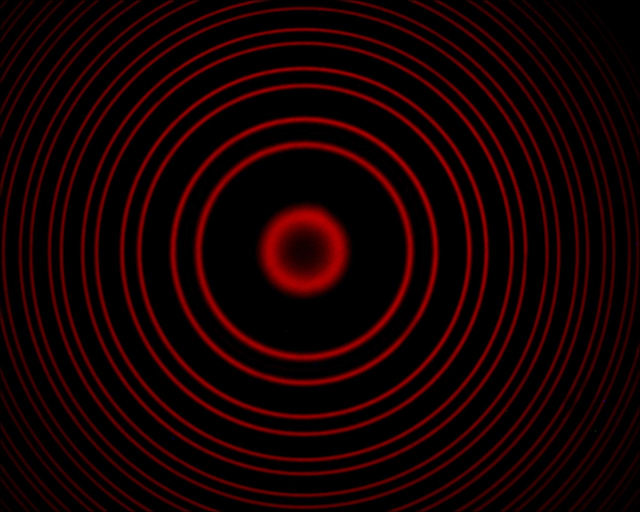
#> input picture Rapport 5/scripts/figs/ZEEMAN4A.jpg, 1280 x 1024 px (shown at 1/2 size)
$ python zeemanread.py   (Python 2 division)
#> lines starting #> are read from the running program, lines starting #| are printed output that depends on the picture; after the words box and inside, x2 and y2 are one past the last pixel; in counts of white or black regions, pixels touching at a corner belong together; long printed decimals are rounded
#> in readZeeman, img is the input picture: shape (1024, 1280, 3); mean R, G, B 22.6, 0.7, 0.9
#!/usr/bin/env python
# -*- coding: utf-8 -*-
'''
Finds diameter of diffraction rings from Zeeman experiment
in the FYS2150 Waveoptics lab
'''

import numpy as np
import matplotlib.pyplot as plt
from matplotlib.image import imread
from scipy import ndimage
# from PIL import Image
# import skimage.morphology as morph
# from skimage import filters


def rgb2gray(rgb):
    '''
    Converts shape=(N,M,rgb) array to (N, M) grayscale array
    '''
    return np.dot(rgb[..., :3], [0.299, 0.587, 0.114]).astype(int)


def gray2binary(gray, limBW=128):
    """Converts grayscale image to binary grayscale of 0 OR 255
    image must be array of shape=(N, M)
    gray: (N, M) array
    limBW: threshhold limit between B/W
    """
#> called with limBW = 21
    bw = np.asarray(gray).copy()
    bw[bw < limBW] = 0      # Black
#> bw: shape (1024, 1280) int64; 38 distinct labels, from 0 to 57
    bw[bw >= limBW] = 255   # White
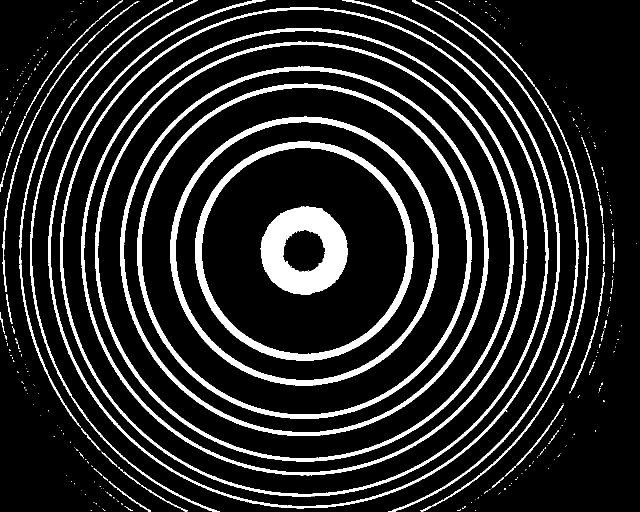
#> bw: shape (1024, 1280) int64 (shown at 1/2 size); 14.1% white; 324 white regions (268 under 20 px), largest, box (x1, y1, x2, y2) and area: (521, 413, 696, 590) 18583, (274, 167, 943, 838) 18393, (240, 133, 977, 872) 18301
    return bw


def readZeeman(filename, lowerThresh, higherThresh, g2bThresh=20, plot=False):
    #import skimage.color
    if isinstance(filename, basestring) is False:
        raise TypeError("Filename arguement not string")
    img = imread(filename)
    bwImg = rgb2gray(img)
    binImg = gray2binary(bwImg, 21)  # 17 works
    binCrop = binImg[475:525, 0:-1]
#> binCrop: shape (50, 1279) int64; 19.1% white; 31 white regions (6 under 20 px), largest, box (x1, y1, x2, y2) and area: (641, 0, 696, 50) 2359, (521, 0, 578, 50) 2315, (390, 0, 405, 50) 690

    plt.imshow(bwImg, cmap=plt.get_cmap('gray'))
    plt.close()
    plt.axhline(0, linestyle="-", color="r")
    plt.imshow(binCrop, cmap=plt.get_cmap('gray'))
    plt.close()

    edge_horizont = ndimage.sobel(binCrop, 0)
    edge_vertical = ndimage.sobel(binCrop, 1)
    magnitude = np.hypot(edge_horizont, edge_vertical)
    outlines = gray2binary(magnitude, g2bThresh)
#> in gray2binary (call 2), `bw[bw >= limBW] = 255`: bw: shape (50, 1279) float64; 8.5% white in thin lines or dots
    plt.imshow(outlines, cmap=plt.get_cmap("gray"))

    outline_indeces = []

    for i in range(len(outlines)):
        # Setting first element to zero to make loop work
        outline_indeces_row = [0]
        for j in range(len(outlines[i])):
            if outlines[i, j] == 0:
                pass
            else:
                if abs(j - outline_indeces_row[-1]) < 4:
                    pass
                else:
                    outline_indeces_row.append(j)
        outline_indeces_row.pop(0)  # remove the zero
        outline_indeces.append(outline_indeces_row)
#> this loop made 50 passes
#> after the loop, outline_indeces = 50 items
    d_outlines = outline_indeces[30]
#> d_outlines = 47 values from 5 to 1226

    plt.plot(d_outlines, np.zeros_like(d_outlines) + 30, "ro")
    plt.title("Chose lower and higher threshhold")
    if plot == True:
        plt.show()
    else:
        plt.close()

    d_outlines = filter(lambda f: f < higherThresh and f >
                        lowerThresh, d_outlines)
#> d_outlines = [273, 282, 339, 351, 389, 402, 521, 567, 647, 695, 813, 826, 865, 876, 933, 942]

    if len(d_outlines) % 2 != 0:
        raise ValueError("outlines not even number, check threshhold")

    d_center = []
    counter = 0
    while counter < len(d_outlines):
        d_center.append((d_outlines[counter] + d_outlines[counter + 1]) / 2.0)
        counter += 2
#> this loop made 8 passes
#> counter on passes 1 to 8: 2, 4, 6, 8, 10, 12, 14, 16
#> after the loop, counter = 16; d_center = [277.5, 345, 395.5, 544, 671, 819.5, 870.5, 937.5]
    plt.imshow(binCrop, cmap=plt.get_cmap("gray"))
    plt.plot(d_center, np.zeros_like(d_center) + 30, "ro")
    plt.yticks([])
    plt.xticks(d_center, rotation=-25)
    plt.close()

    d_3 = d_center[-1] - d_center[0]
#> d_3 = 660
    d_2 = d_center[-2] - d_center[1]
#> d_2 = 525.5
    d_1 = d_center[-3] - d_center[2]
#> d_1 = 424

    return d_1, d_2, d_3


d14, d24, d34 = readZeeman("figs/ZEEMAN4A.jpg", 255, 955)
#> d14 = 424; d24 = 525.5; d34 = 660
d13, d23, d33 = readZeeman("figs/ZEEMAN3A.jpg", 255, 955)
#> call 2 of readZeeman, with filename = 'figs/ZEEMAN3A.jpg', lowerThresh = 255, higherThresh = 955, g2bThresh = 20, plot = False
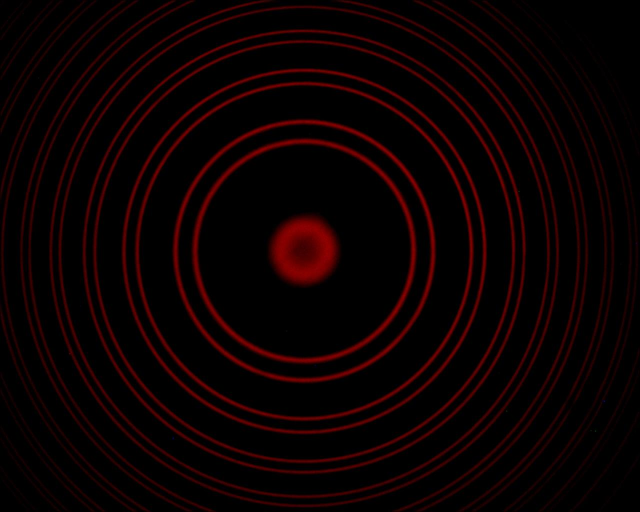
#> input picture Rapport 5/scripts/figs/ZEEMAN3A.jpg, 1280 x 1024 px (shown at 1/2 size)
#> in readZeeman, img is the input picture: shape (1024, 1280, 3); mean R, G, B 12.8, 0.6, 0.8
#> in gray2binary (call 3), `bw[bw < limBW] = 0`: bw: shape (1024, 1280) int64; 28 distinct labels, from 0 to 48
#> in gray2binary (call 3), `bw[bw >= limBW] = 255`: bw: shape (1024, 1280) int64; 6.9% white; 486 white regions (405 under 20 px), largest, box (x1, y1, x2, y2) and area: (544, 436, 673, 567) 12724, (347, 240, 870, 765) 12341, (386, 278, 832, 726) 12329
#> in readZeeman (call 2), `binCrop = binImg[475:525, 0:-1]`: binCrop: shape (50, 1279) int64; 14.9% white; 27 white regions (12 under 20 px), largest, box (x1, y1, x2, y2) and area: (544, 0, 673, 50) 5886, (821, 0, 832, 50) 445, (386, 0, 396, 50) 440
#> in gray2binary (call 4), `bw[bw >= limBW] = 255`: bw: shape (50, 1279) float64; 5.7% white in thin lines or dots, all inside (x1, y1, x2, y2) = (100, 0, 1158, 50)
#> the loop in readZeeman (call 2), `for i in range(len(outlines)):` made 50 passes
#> in readZeeman (call 2), `d_outlines = outline_indeces[30]`: d_outlines = 35 values from 118 to 1113
#> in readZeeman (call 2), `d_outlines = filter(lambda f: f < higherThresh and f > lowerThresh, d_..`: d_outlines = [271, 276, 346, 354, 385, 394, 543, 590, 594, 598, 602, 610, 614, 671, 822, 831, 862, 869, 939, 945]
#> the loop in readZeeman (call 2), `while counter < len(d_outlines):` made 10 passes
#> after the loop in readZeeman (call 2), `while counter < len(d_outlines):`: counter = 20; d_center = [273.5, 350, 389.5, 566.5, 596, 606, 642.5, 826.5, 865.5, 942]
#> in readZeeman (call 2), `d_3 = d_center[-1] - d_center[0]`: d_3 = 668.5
#> in readZeeman (call 2), `d_2 = d_center[-2] - d_center[1]`: d_2 = 515.5
#> in readZeeman (call 2), `d_1 = d_center[-3] - d_center[2]`: d_1 = 437
#> d13 = 437; d23 = 515.5; d33 = 668.5
d12, d22, d32 = readZeeman("figs/ZEEMAN2A.jpg", 255, 955)
#> call 3 of readZeeman, with filename = 'figs/ZEEMAN2A.jpg', lowerThresh = 255, higherThresh = 955, g2bThresh = 20, plot = False
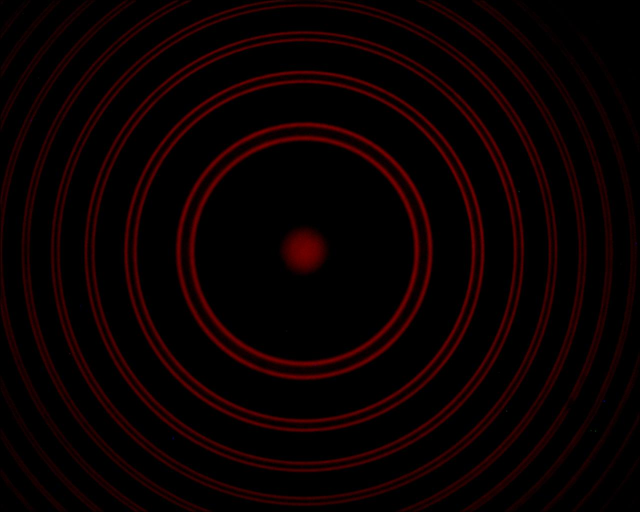
#> input picture Rapport 5/scripts/figs/ZEEMAN2A.jpg, 1280 x 1024 px (shown at 1/2 size)
#> in readZeeman, img is the input picture: shape (1024, 1280, 3); mean R, G, B 11.2, 0.5, 0.6
#> in gray2binary (call 5), `bw[bw < limBW] = 0`: bw: shape (1024, 1280) int64; 21 distinct labels, from 0 to 48
#> in gray2binary (call 5), `bw[bw >= limBW] = 255`: bw: shape (1024, 1280) int64; 4.6% white; 434 white regions (355 under 20 px), largest, box (x1, y1, x2, y2) and area: (353, 246, 864, 758) 10838, (380, 272, 838, 732) 10824, (268, 160, 950, 844) 10199
#> in readZeeman (call 3), `binCrop = binImg[475:525, 0:-1]`: binCrop: shape (50, 1279) int64; 8.5% white; 23 white regions (11 under 20 px), largest, box (x1, y1, x2, y2) and area: (579, 0, 642, 50) 2633, (380, 0, 389, 50) 383, (828, 0, 838, 50) 375
#> in gray2binary (call 6), `bw[bw >= limBW] = 255`:
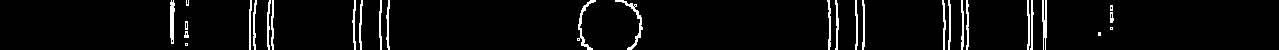
#> bw: shape (50, 1279) float64; 4.4% white in thin lines or dots, all inside (x1, y1, x2, y2) = (170, 0, 1114, 50)
#> the loop in readZeeman (call 3), `for i in range(len(outlines)):` made 50 passes
#> in readZeeman (call 3), `d_outlines = outline_indeces[30]`: d_outlines = [170, 249, 253, 267, 272, 353, 359, 379, 387, 580, 639, 829, 836, 856, 863, 943, 949, 962, 967, 1028, 1032, 1043]
#> in readZeeman (call 3), `d_outlines = filter(lambda f: f < higherThresh and f > lowerThresh, d_..`: d_outlines = [267, 272, 353, 359, 379, 387, 580, 639, 829, 836, 856, 863, 943, 949]
#> the loop in readZeeman (call 3), `while counter < len(d_outlines):` made 7 passes
#> after the loop in readZeeman (call 3), `while counter < len(d_outlines):`: counter = 14; d_center = [269.5, 356, 383, 609.5, 832.5, 859.5, 946]
#> in readZeeman (call 3), `plt.close()`:
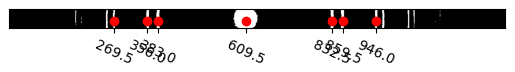
#> figure drawn by matplotlib, 1 panel
#> in readZeeman (call 3), `d_3 = d_center[-1] - d_center[0]`: d_3 = 676.5
#> in readZeeman (call 3), `d_2 = d_center[-2] - d_center[1]`: d_2 = 503.5
#> in readZeeman (call 3), `d_1 = d_center[-3] - d_center[2]`: d_1 = 449.5
#> d12 = 449.5; d22 = 503.5; d32 = 676.5
#readZeeman("figs/ZEEMAN1A.jpg", 255, 955, 100)


def readZeemanAlt(filename):
    #import skimage.color
#> called with filename = 'figs/ZEEMAN1A.jpg'
    if isinstance(filename, basestring) is False:
        raise TypeError("Filename arguement not string")
    img = imread(filename)
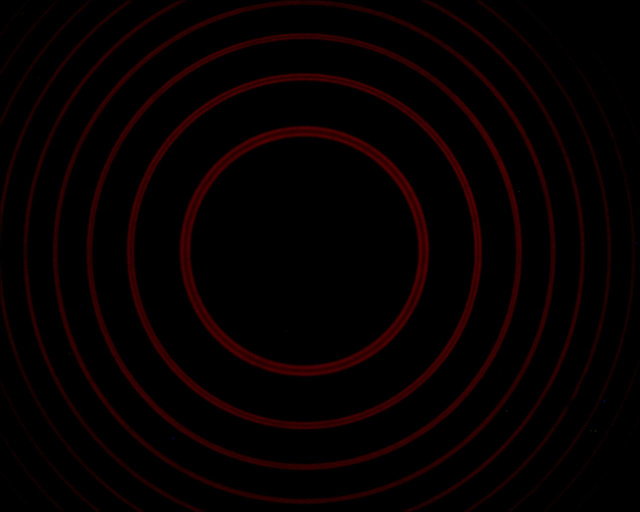
#> input picture Rapport 5/scripts/figs/ZEEMAN1A.jpg, 1280 x 1024 px (shown at 1/2 size)
#> img is the input picture: shape (1024, 1280, 3); mean R, G, B 6.3, 0.3, 0.4
    bwImg = rgb2gray(img)
#> in rgb2gray (call 4), `return np.dot(rgb[..., :3], [0.299, 0.587, 0.114]).astype(int)`: returned value: shape (1024, 1280) int64; 33 distinct labels, from 0 to 48
    binImg = gray2binary(bwImg, 17)
#> in gray2binary (call 7), `bw[bw >= limBW] = 255`: bw: shape (1024, 1280) int64; 3.1% white; 564 white regions (493 under 20 px), largest, box (x1, y1, x2, y2) and area: (361, 253, 857, 751) 17907, (256, 148, 962, 826) 11487, (923, 210, 1042, 504) 2150
    binCrop = binImg[475:525, 0:-1]
#> binCrop: shape (50, 1279) int64; 3.1% white; 16 white regions (7 under 20 px), largest, box (x1, y1, x2, y2) and area: (837, 0, 845, 50) 335, (361, 0, 369, 50) 291, (849, 0, 857, 50) 290
    bwCrop = bwImg[475:525, 0:-1]
#> bwCrop: shape (50, 1279) int64; 28 distinct labels, from 0 to 27
    bwRow = bwCrop[30]
#> bwRow = 1279 values, max 23 at index 840, min 0 at index 0, mean 1.63
    plt.imshow(bwImg, cmap=plt.get_cmap('gray'))
    plt.close()
    plt.subplot(212)
    plt.axhline(0, linestyle="-", color="r")
    plt.imshow(bwCrop, cmap=plt.get_cmap('gray'))
    plt.xlabel("Pixel")
    plt.yticks([])
    plt.subplot(211)
    plt.plot(bwRow)
    plt.ylabel("Intensity")
    plt.xlabel("Pixel")
    plt.tight_layout()
    plt.savefig("zeeman_1a_intensity.png")
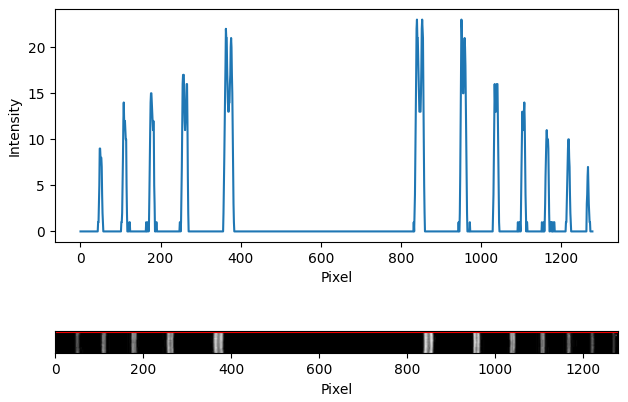
#> figure drawn by matplotlib, 2 panels; panel 2: curve peaks at x = 840, y = 23
    plt.close()


readZeemanAlt("figs/ZEEMAN1A.jpg")


def mu_B(B, d1, d2, d3):
#> called with B = 0.685, d1 = 424, d2 = 525.5, d3 = 660
    hc = 1.98644568E-25     # [CODATA]
    sigma = float(d2**2 - d1**2) / (d3**2 - d1**2)
#> sigma = 0.377

    tx4 = 3.0 * 4.0e-3

    # errors
    Dd = 1
    P1 = 2 * Dd * np.sqrt(d2**2 + d1**2) / (d2**2 - d1**2)
#> P1 = 0.014
    P2 = 2 * Dd * np.sqrt(d3**2 + d1**2) / (d3**2 - d1**2)
#> P2 = 0.00613
    sigma_err = sigma * np.sqrt(P1**2 + P2**2)
#> sigma_err = 0.00576

    print "sigma error", sigma_err / sigma * 100
#| sigma error 1.530
    muB = (hc / tx4) * (sigma / B)
#> muB = 9.1e-24
    muB_err = muB * (sigma_err / sigma)
#> muB_err = 1.39e-25
    print muB_err
#| 1.3914909773881907e-25
    return muB, muB_err


mu_B_4, err4 = mu_B(685.5e-3, d14, d24, d34)
#> mu_B_4 = 9.1e-24; err4 = 1.39e-25
mu_B_3, err3 = mu_B(526.5e-3, d13, d23, d33)
#| sigma error 1.912
#| 1.7566865370554433e-25
#> mu_B_3 = 9.19e-24; err3 = 1.76e-25
mu_B_2, err2 = mu_B(354.5e-3, d12, d22, d32)
#| sigma error 2.699
#| 2.5374972909229776e-25
#> mu_B_2 = 9.4e-24; err2 = 2.54e-25
mu_B_1, err1 = mu_B(176.0e-3, 463, 489, 686)


def print_diameters(list):
    n = 1
    for item in list:
        print "d_%i = %.1f" % (n, item)
        n += 1
    return


print "\n4A Diameters"
print_diameters([d14, d24, d34])

print "\n3A Diameters"
print_diameters([d13, d23, d33])

print "\n2A Diameters"
print_diameters([d12, d22, d32])

print "\nMu_B:\n"
print "I = 4A -> %.3e" % mu_B_4, err4
#| I = 4A -> 9.097e-24 1.3914909773881907e-25
print "I = 3A -> %.3e" % mu_B_3, err3
#| I = 3A -> 9.186e-24 1.7566865370554433e-25
print "I = 2A -> %.3e" % mu_B_2, err2
#| I = 2A -> 9.402e-24 2.5374972909229776e-25
print "I = 1A -> %.3e" % mu_B_1, err1


print "Mean mu_B %.3e" % np.mean([mu_B_4, mu_B_3, mu_B_2, mu_B_1])
#| Mean mu_B 9.193e-24
